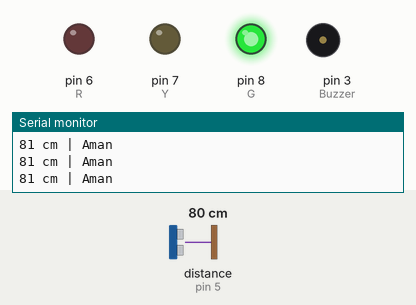
A sketch run on a simulated Arduino Uno, built with avr-gcc and run on an emulated ATmega328P. Shown: output pins drawn as LEDs (lit = HIGH), buzzer (waves = sounding, pin HIGH), the last lines printed to the serial monitor. Inputs (shaded band) come from the test bench; at power-on: distance to the obstacle (sensor on pin 5) 80 cm. The echo pulse lasts 58.3 µs per cm.

Above: at 1.2 s.
1.3 s: distance to the obstacle (sensor on pin 5) set to 74 cm
2.8 s: distance to the obstacle (sensor on pin 5) set to 66 cm
At 3.3 s:
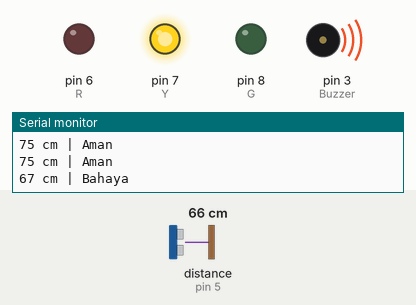
5.8 s: distance to the obstacle (sensor on pin 5) set to 23 cm
At 7.2 s:
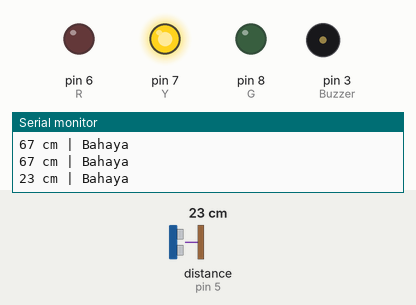
7.7 s: distance to the obstacle (sensor on pin 5) set to 18 cm
At 8.59 s:
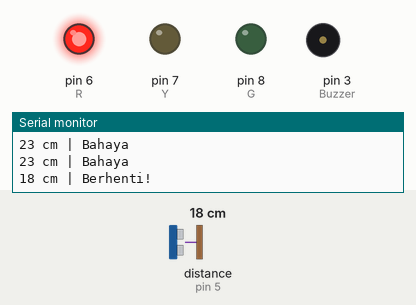
Timing chart, 0 to 11.7 s (numbered marks = the images above; inputs shaded):
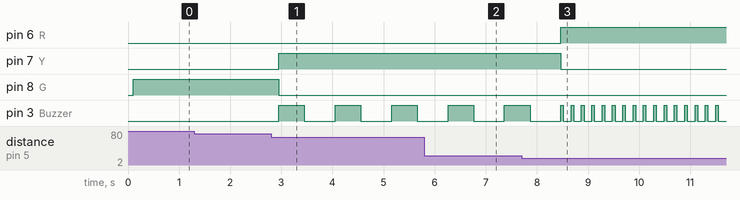

Measured:
- the behaviour switches between 70 and 69 cm on distance to the obstacle (sensor on pin 5) (found by bisection; images 0 and 1)
- the behaviour switches between 21 and 20 cm on distance to the obstacle (sensor on pin 5) (found by bisection; images 2 and 3)
- after the input at 2.8 s, pin 7 (Y): LOW → HIGH after 0.15 s; pin 8 (G): HIGH → LOW after 0.15 s; pin 3 (Buzzer): alternates HIGH for 0.50 s and LOW for 0.60 s, starting after 0.15 s
- after the input at 7.7 s, pin 6 (R): LOW → HIGH after 0.77 s; pin 7 (Y): HIGH → LOW after 0.77 s

The sketch:

5.Ultrasonic.ino
```cpp
#include <NewPing.h>

int trigger = 4;
int echo = 5;
int limit = 300;
int Buzzer = 3;
int R = 6;
int Y = 7;
int G = 8;

NewPing cm(trigger, echo, limit);

void setup(){
  Serial.begin(115200);
  pinMode(Buzzer, OUTPUT);
  pinMode(R, OUTPUT);
  pinMode(Y, OUTPUT);
  pinMode(G, OUTPUT);
}

void loop(){
  int readDistance = cm.ping_cm();
  delay(100);

  if(readDistance <= 20 && readDistance != 0){
    Serial.println(String(readDistance) + " cm | " + "Berhenti!");
    digitalWrite(R, HIGH);
    digitalWrite(Y, LOW);
    digitalWrite(G, LOW);
    digitalWrite(Buzzer, HIGH);
    delay(50);
    digitalWrite(Buzzer, LOW);
    delay(50);
  } else if(readDistance >= 21 && readDistance <= 70){
    Serial.println(String(readDistance) + " cm | " + "Bahaya");
    digitalWrite(R, LOW);
    digitalWrite(Y, HIGH);
    digitalWrite(G, LOW);
    digitalWrite(Buzzer, HIGH);
    delay(500);
    digitalWrite(Buzzer, LOW);
    delay(500);
  } else if(readDistance >= 71){
    Serial.println(String(readDistance) + " cm | " + "Aman");
    digitalWrite(R, LOW);
    digitalWrite(Y, LOW);
    digitalWrite(G, HIGH);
    digitalWrite(Buzzer, LOW);
  }
}
```
